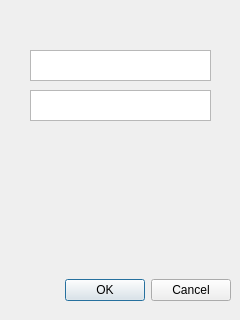
<?xml version="1.0" encoding="UTF-8"?>
<ui version="4.0">
 <class>LoginDialog</class>
 <widget class="QDialog" name="LoginDialog">
  <property name="geometry">
   <rect>
    <x>0</x>
    <y>0</y>
    <width>240</width>
    <height>320</height>
   </rect>
  </property>
  <property name="windowTitle">
   <string>Dialog</string>
  </property>
  <widget class="QDialogButtonBox" name="buttonBox">
   <property name="geometry">
    <rect>
     <x>10</x>
     <y>270</y>
     <width>221</width>
     <height>41</height>
    </rect>
   </property>
   <property name="orientation">
    <enum>Qt::Horizontal</enum>
   </property>
   <property name="standardButtons">
    <set>QDialogButtonBox::Cancel|QDialogButtonBox::Ok</set>
   </property>
  </widget>
  <widget class="QPlainTextEdit" name="plainTextEdit">
   <property name="geometry">
    <rect>
     <x>30</x>
     <y>50</y>
     <width>181</width>
     <height>31</height>
    </rect>
   </property>
  </widget>
  <widget class="QTextEdit" name="textEdit">
   <property name="geometry">
    <rect>
     <x>30</x>
     <y>90</y>
     <width>181</width>
     <height>31</height>
    </rect>
   </property>
  </widget>
 </widget>
 <resources/>
 <connections>
  <connection>
   <sender>buttonBox</sender>
   <signal>accepted()</signal>
   <receiver>LoginDialog</receiver>
   <slot>accept()</slot>
   <hints>
    <hint type="sourcelabel">
     <x>248</x>
     <y>254</y>
    </hint>
    <hint type="destinationlabel">
     <x>157</x>
     <y>274</y>
    </hint>
   </hints>
  </connection>
  <connection>
   <sender>buttonBox</sender>
   <signal>rejected()</signal>
   <receiver>LoginDialog</receiver>
   <slot>reject()</slot>
   <hints>
    <hint type="sourcelabel">
     <x>316</x>
     <y>260</y>
    </hint>
    <hint type="destinationlabel">
     <x>286</x>
     <y>274</y>
    </hint>
   </hints>
  </connection>
 </connections>
</ui>
